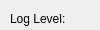
        <widget class="QWidget" name="page_robot_logger_settings">
         <property name="geometry">
          <rect>
           <x>0</x>
           <y>0</y>
           <width>100</width>
           <height>30</height>
          </rect>
         </property>
         <attribute name="label">
          <string>Logger Settings</string>
         </attribute>
         <widget class="QLabel" name="lbl_robot_log_name">
          <property name="geometry">
           <rect>
            <x>170</x>
            <y>10</y>
            <width>141</width>
            <height>18</height>
           </rect>
          </property>
          <property name="font">
           <font>
            <family>Arial</family>
           </font>
          </property>
          <property name="text">
           <string>Logger Name:</string>
          </property>
         </widget>
         <widget class="QLineEdit" name="txt_robot_logger_name">
          <property name="geometry">
           <rect>
            <x>170</x>
            <y>30</y>
            <width>141</width>
            <height>22</height>
           </rect>
          </property>
          <property name="font">
           <font>
            <family>Arial</family>
           </font>
          </property>
          <property name="styleSheet">
           <string notr="true"/>
          </property>
          <property name="alignment">
           <set>Qt::AlignLeading|Qt::AlignLeft|Qt::AlignVCenter</set>
          </property>
         </widget>
         <widget class="QLabel" name="lbl_robot_logger_format">
          <property name="geometry">
           <rect>
            <x>10</x>
            <y>60</y>
            <width>751</width>
            <height>18</height>
           </rect>
          </property>
          <property name="font">
           <font>
            <family>Arial</family>
           </font>
          </property>
          <property name="text">
           <string>Logger Format:</string>
          </property>
         </widget>
         <widget class="QComboBox" name="cb_robot_log_level">
          <property name="geometry">
           <rect>
            <x>10</x>
            <y>30</y>
            <width>141</width>
            <height>22</height>
           </rect>
          </property>
          <property name="font">
           <font>
            <family>Arial</family>
           </font>
          </property>
          <property name="styleSheet">
           <string notr="true"/>
          </property>
          <property name="editable">
           <bool>false</bool>
          </property>
          <property name="placeholderText">
           <string/>
          </property>
          <item>
           <property name="text">
            <string>Info</string>
           </property>
          </item>
          <item>
           <property name="text">
            <string>Warning</string>
           </property>
          </item>
          <item>
           <property name="text">
            <string>Error</string>
           </property>
          </item>
          <item>
           <property name="text">
            <string>Debug</string>
           </property>
          </item>
         </widget>
         <widget class="QLineEdit" name="txt_robot_log_format">
          <property name="geometry">
           <rect>
            <x>10</x>
            <y>80</y>
            <width>751</width>
            <height>22</height>
           </rect>
          </property>
          <property name="font">
           <font>
            <family>Arial</family>
           </font>
          </property>
          <property name="styleSheet">
           <string notr="true"/>
          </property>
          <property name="alignment">
           <set>Qt::AlignLeading|Qt::AlignLeft|Qt::AlignVCenter</set>
          </property>
         </widget>
         <widget class="QLabel" name="lbl_robot_log_level">
          <property name="geometry">
           <rect>
            <x>10</x>
            <y>10</y>
            <width>141</width>
            <height>18</height>
           </rect>
          </property>
          <property name="font">
           <font>
            <family>Arial</family>
           </font>
          </property>
          <property name="text">
           <string>Log Level:</string>
          </property>
         </widget>
        </widget>
